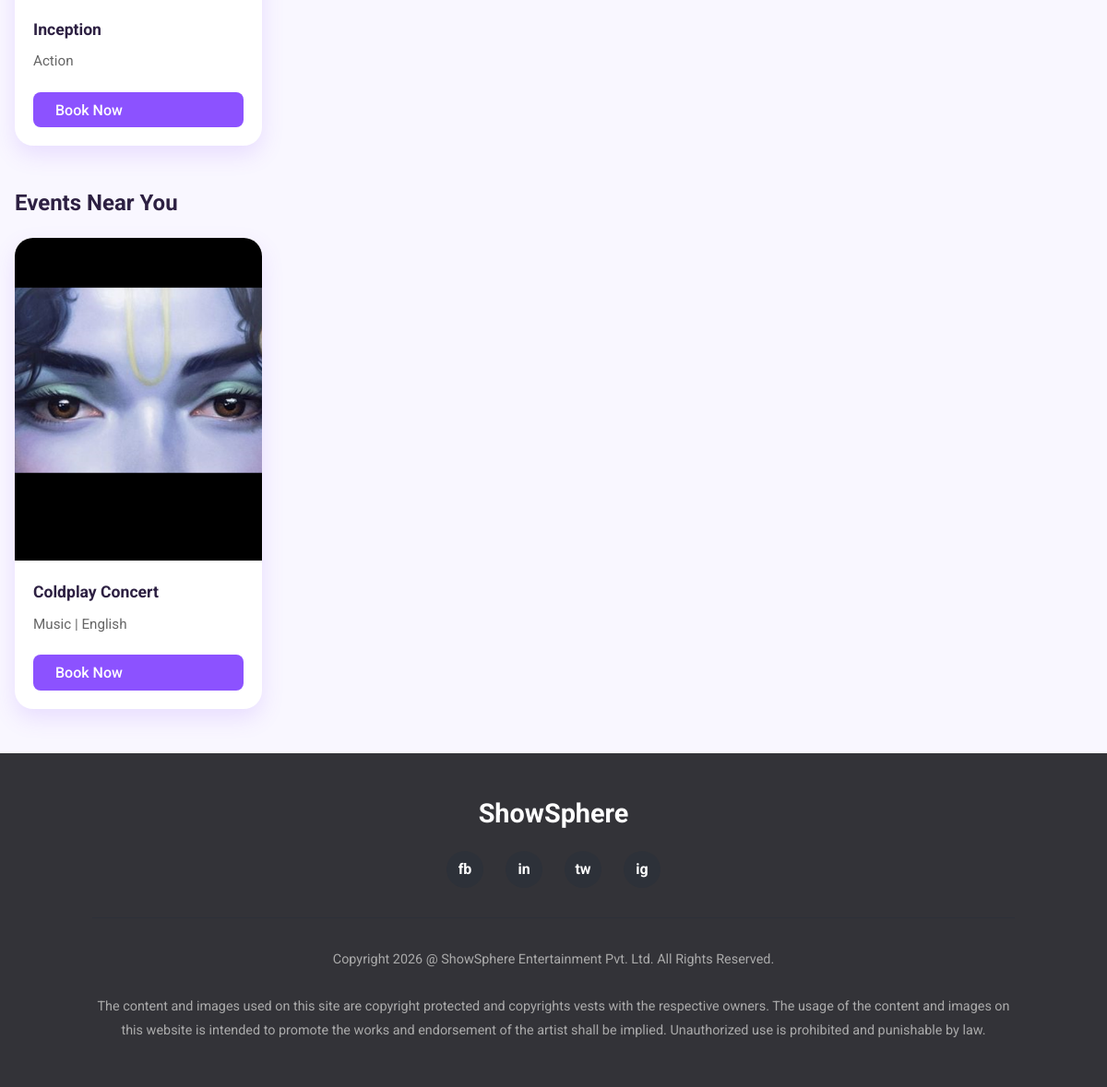
The app's page / (lower part), older data.
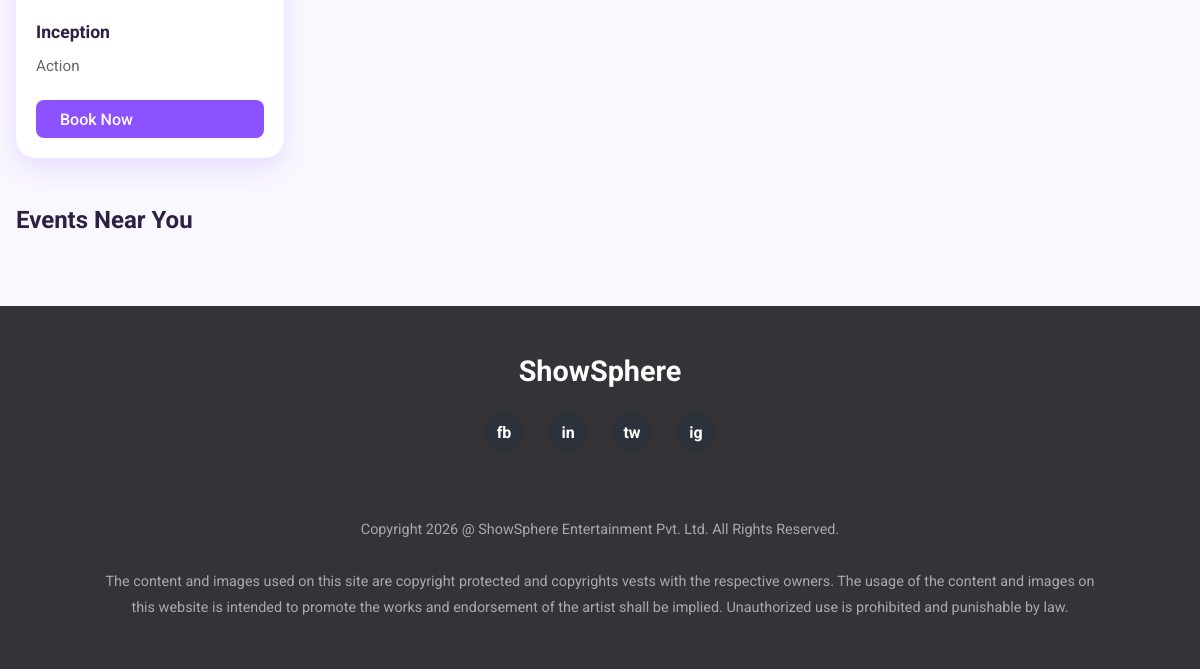
The same page, newer data.
### booking/models.py (models this page shows, shortened)
class Movie(models.Model):
    STATUS_CHOICES = [
        ('pending', 'Pending Approval'),
        ('approved', 'Approved'),
        ('rejected', 'Rejected'),
    ]
    CERTIFICATION_CHOICES = [
        ('U', 'U - Universal'),
        ('UA', 'UA - Parental Guidance'),
        ('A', 'A - Adults Only'),
        ('S', 'S - Restricted'),
    ]
    theatre_owner = models.ForeignKey(TheatreOwnerProfile, on_delete=models.CASCADE, related_name='movies')
    title = models.CharField(max_length=200)
    description = models.TextField()
    genre = models.ForeignKey(Genre, on_delete=models.SET_NULL, null=True)
    language = models.ForeignKey(Language, on_delete=models.SET_NULL, null=True)
    duration = models.PositiveIntegerField(help_text='Duration in minutes')
    release_date = models.DateField()
    director = models.CharField(max_length=200, blank=True)
    cast = models.TextField(blank=True, help_text='Main cast members')
    certification = models.CharField(max_length=5, choices=CERTIFICATION_CHOICES, blank=True)
    poster = models.ImageField(upload_to='movie_posters/')
    trailer_url = models.URLField(blank=True, help_text='YouTube trailer URL')
    rating = models.DecimalField(max_digits=3, decimal_places=1, null=True, blank=True,
                                 validators=[MinValueValidator(0), MaxValueValidator(10)])
    status = models.CharField(max_length=20, choices=STATUS_CHOICES, default='pending')
    is_trending = models.BooleanField(default=False)
    created_at = models.DateTimeField(auto_now_add=True)
    updated_at = models.DateTimeField(auto_now=True)
    class Meta:
        ordering = ['-release_date']

class Genre(models.Model):
    name = models.CharField(max_length=50, unique=True)
    category = models.ForeignKey(Category, on_delete=models.CASCADE, related_name='genres')
    class Meta:
        ordering = ['name']

class Event(models.Model):
    STATUS_CHOICES = [
        ('pending', 'Pending Approval'),
        ('approved', 'Approved'),
        ('rejected', 'Rejected'),
    ]
    organizer = models.ForeignKey(OrganizerProfile, on_delete=models.CASCADE, related_name='events')
    title = models.CharField(max_length=200)
    description = models.TextField()
    category = models.ForeignKey(Category, on_delete=models.CASCADE, related_name='events',
                                 help_text='Concerts, Sports, Comedy, Shows, etc.')
    genre = models.ForeignKey(Genre, on_delete=models.SET_NULL, null=True, blank=True)
    language = models.ForeignKey(Language, on_delete=models.SET_NULL, null=True, blank=True)
    duration = models.PositiveIntegerField(help_text='Duration in minutes')
    artist_name = models.CharField(max_length=200, blank=True, help_text='Main artist/performer/team')
    poster = models.ImageField(upload_to='event_posters/')
    trailer_url = models.URLField(blank=True, help_text='YouTube promo/trailer URL')
    status = models.CharField(max_length=20, choices=STATUS_CHOICES, default='pending')
    is_trending = models.BooleanField(default=False)
    created_at = models.DateTimeField(auto_now_add=True)
    updated_at = models.DateTimeField(auto_now=True)
    class Meta:
        ordering = ['-created_at']

class Category(models.Model):
    name = models.CharField(max_length=50, unique=True)
    slug = models.SlugField(unique=True)
    icon = models.CharField(max_length=50, blank=True, help_text='Icon class name')
    description = models.TextField(blank=True)
    class Meta:
        verbose_name_plural = 'Categories'
        ordering = ['name']

class Language(models.Model):
    name = models.CharField(max_length=50, unique=True)
    code = models.CharField(max_length=10, unique=True)
    class Meta:
        ordering = ['name']

### booking/views.py (the view, shortened to what this page needs)
# urls.py: path('', views.home, name='home'),
def home(request):
    selected_city_id = request.session.get('selected_city')
    selected_city = None
    if selected_city_id:
        selected_city = City.objects.filter(id=selected_city_id, is_active=True).first()
    trending_events = Event.objects.filter(status='approved', is_trending=True)[:6]
    trending_movies = Movie.objects.filter(status='approved', is_trending=True)[:6]
    new_movies = Movie.objects.filter(status='approved').order_by('-release_date')[:6]
    categories = Category.objects.all()
    cities = City.objects.filter(is_active=True)
    context = {
        'trending_events': trending_events,
        'trending_movies': trending_movies,
        'new_movies': new_movies,
        'categories': categories,
        'cities': cities,
        'selected_city': selected_city,
    }
    return render(request, 'home.html', context)

### templates/home.html (shortened to what this page needs)
<!DOCTYPE html>
<html lang="en">
<head>
    {% load static %}
    <link rel="stylesheet" href="https://cdnjs.cloudflare.com/ajax/libs/font-awesome/6.0.0/css/all.min.css">
</head>
<body>
    <div class="container">
        <div class="card-grid">
            {% for movie in new_movies %}
            <div class="card">
                <div class="card-content">
                    <h3>{{ movie.title }}</h3>
                    <p>{{ movie.genre.name }}</p>
                    <a href="{% url 'booking:movie_detail' movie.id %}" class="btn btn-primary">Book Now</a>
                </div>
            </div>
            {% endfor %}
        </div>
    </div>
    <div class="container">
        <div class="section-header">
            <h2>Events Near You</h2>
        </div>
        <div class="card-grid">
            {% for event in trending_events %}
            <div class="card">
                <img src="{{ event.poster.url }}">
                <div class="card-content">
                    <h3>{{ event.title }}</h3>
                    <p>{{ event.category.name }} | {{ event.language.name }}</p>
                    <a href="{% url 'booking:event_detail' event.id %}" class="btn btn-primary">Book Now</a>
                </div>
            </div>
            {% endfor %}
        </div>
    </div>
    <footer class="footer">
        <div class="footer-logo">ShowSphere</div>
        <div class="social-links">
            <a href="#" class="social-circle">fb</a>
            <a href="#" class="social-circle">in</a>
            <a href="#" class="social-circle">tw</a>
            <a href="#" class="social-circle">ig</a>
        </div>
        <p class="footer-text">
            Copyright 2026 @ ShowSphere Entertainment Pvt. Ltd. All Rights Reserved.
            <br><br>
            The content and images used on this site are copyright protected and copyrights vests with the respective
            owners. The usage of the content and images on this website is intended to promote the works and endorsement
            of the artist shall be implied. Unauthorized use is prohibited and punishable by law.
        </p>
    </footer>
</body>
</html>

Row changes from the older to the newer data that the page shows:
removed Event: poster (picture), title "Coldplay Concert", category.name "Music", language.name "English"
